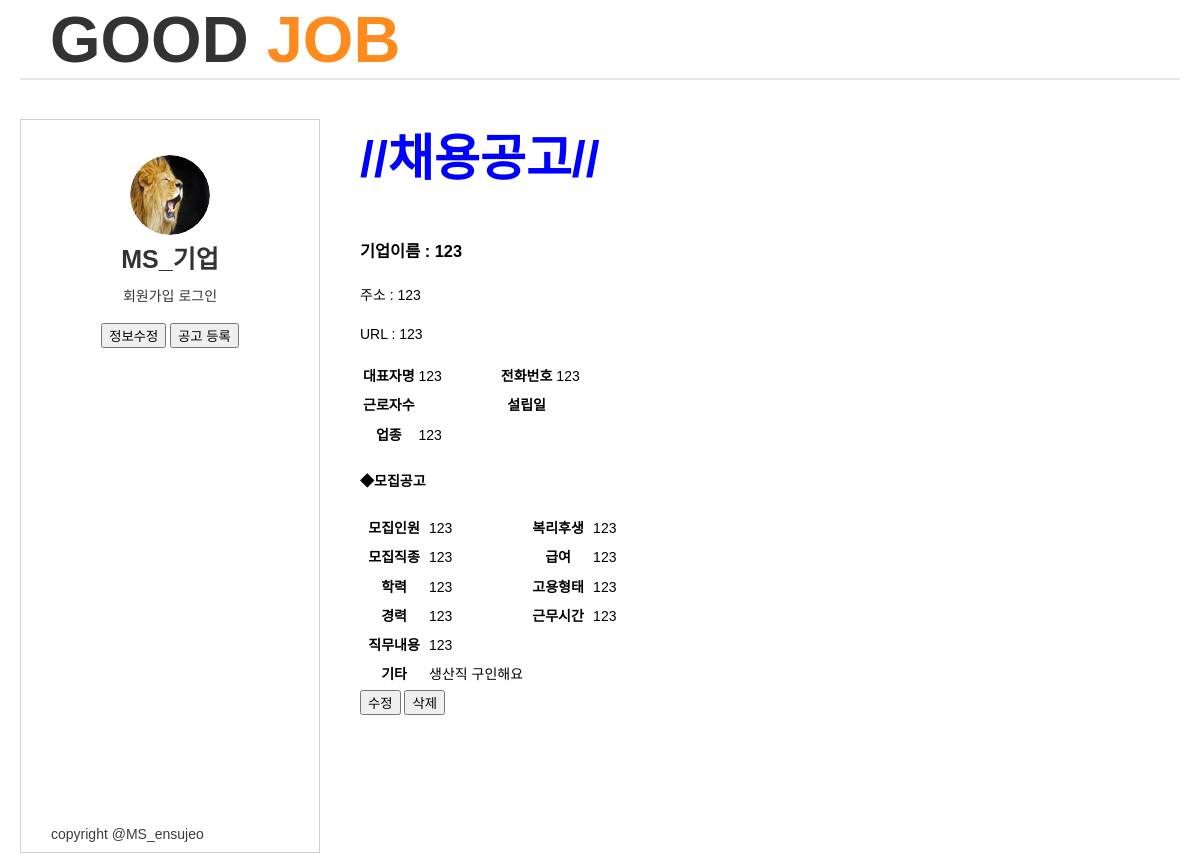
Page /memo/co_detail/11 on the earlier database version.
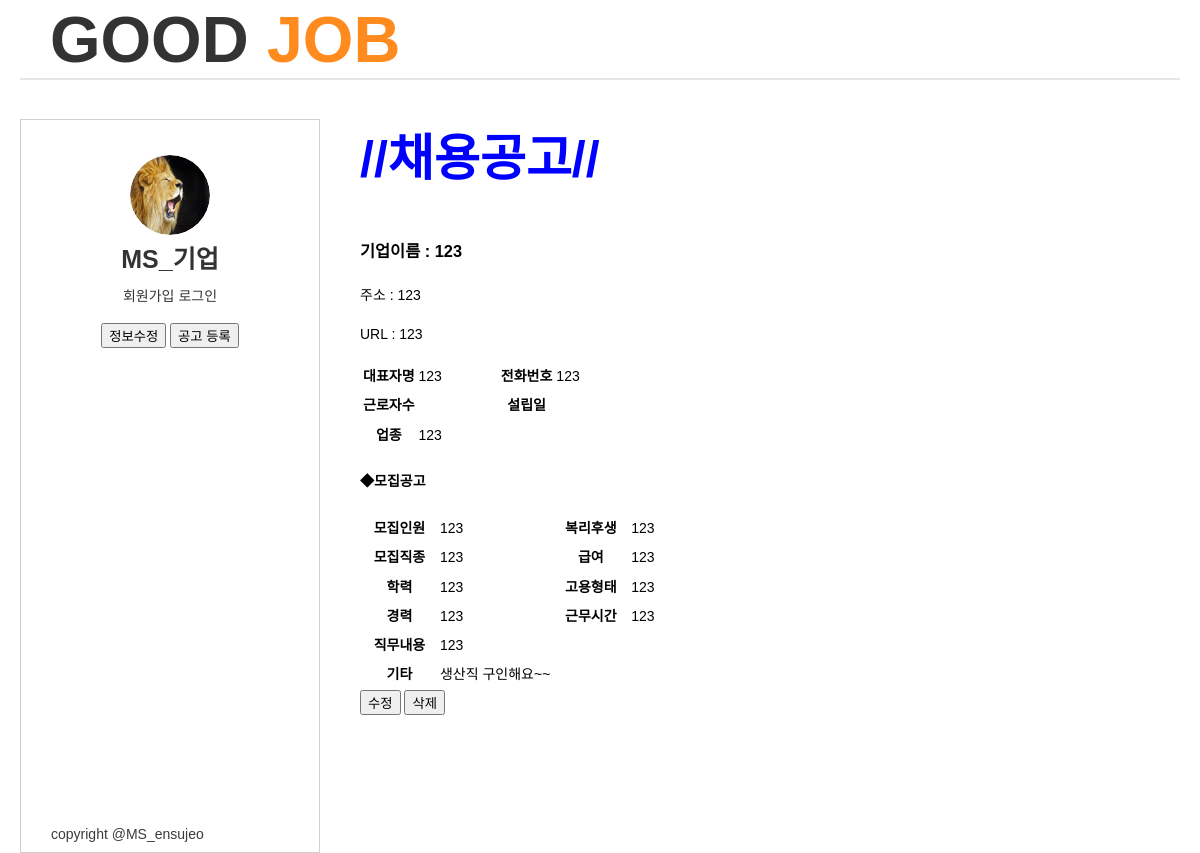
Same page on the later database version.
### memo/models.py (models this page shows, shortened)
class Memo(models.Model):
    company = models.CharField('기업이름',max_length=200)
    address = models.CharField('주소', max_length=200)
    pic = models.ImageField("사진", blank=True)
    URL = models.CharField('URL', max_length=200)
    pic = models.ImageField('기업로고', blank=True)
    representative = models.CharField('대표자명', max_length=200)
    telephone = models.CharField("전화번호", max_length=200)
    business = models.CharField("분야", max_length=200)
    volume = models.CharField("모집인원", max_length=200)
    advantage = models.CharField("복리후생", max_length=200)
    type = models.CharField("직종",max_length=200)
    money = models.CharField("급여",max_length=200)
    grade = models.CharField("학력",max_length=200)
    diversification = models.CharField("고용형태",max_length=200)
    career = models.CharField("경력",max_length=200)
    time = models.CharField("근무시간",max_length=200)
    content = models.CharField("직무내용",max_length=200)
    etc = models.TextField("기타사항",blank=True)
    created_at = models.DateTimeField('생성날짜', auto_now_add=True) #생성될때 픽스됨
    modified_at = models.DateTimeField('수정날짜', auto_now=True)#수정할때마다 바뀜

### memo/views.py (the view)
# urls.py: path('co_detail/<int:co_detail_id>', co_detail, name="co_detail"),
def co_detail(request, co_detail_id):
    context={}
    one_memo = Memo.objects.get(id=co_detail_id) #예를 들면 5번 id 글을 가져오겠다는것
    context['one_memo'] = one_memo
    return render(request, 'co_detail.html', context)

### memo/templates/co_detail.html (shortened to what the changed rows need)
{% extends 'base.html' %}
{% load static %}
{% block extrahead %}
<link rel="stylesheet" href="{% static 'css/co_detail.css' %}">
{% endblock %}
{% block contents %}
    <div calss="container board info_company-group">
        <div class="block">
            <h1 class="Cinfo">
                //채용공고//
            </h1>
        </div>
        <div class="Cinfo_name">
            <h3>기업이름 : {{one_memo.company}}</h3>
            <p>주소 : {{one_memo.address}}</p>
            <p>
                URL : {{one_memo.URL}}
            </p>
            <table class="table">
                <colgroup>
                    <col style="width: 20%;">
                    <col style="width: 30%;">
                    <col style="width: 20%;">
                    <col style="width: 30%;">
                </colgroup>
                <tbody>
                    <tr>
                        <th class="th">대표자명</th>
                        <td>{{one_memo.representative}}</td>
                        <th class="th">전화번호</th>
                        <td>{{one_memo.telephone}}</td>
                    </tr>
                    <tr>
                        <th class="th">근로자수</th>
                        <th class="th">설립일</th>
                    </tr>
                    <tr>
                        <th class="th">업종</th>
                        <td>{{one_memo.business}}</td>
                    </tr>
                </tbody>
            </table>
        </div>
    </div>
    <div class="row">
        <div class='col-md-12'>
            <table class="table">
                <colgroup>
            </colgroup>
            <tbody>
                <tr>
                    <th class="th">모집인원</th>
                    <td>{{one_memo.volume}}</td>
                    <th class="th">복리후생</th>
                    <td>{{one_memo.advantage}}</td>
                </tr>
                <tr>
                    <th class="th">모집직종</th>
                    <td>{{one_memo.type}}</td>
                    <th class="th">급여</th>
                    <td>{{one_memo.money}}</td>
                </tr>
                <tr>
                    <th class="th">학력</th>
                    <td>{{one_memo.grade}}</td>
                    <th class="th">고용형태</th>
                    <td>{{one_memo.diversification}}</td>
                </tr>
                <tr>
                    <th class="th">경력</th>
                    <td>{{one_memo.career}}</td>
                    <th class="th">근무시간</th>
                    <td>{{one_memo.time}}</td>
                </tr>
                <tr>
                    <th class="th">직무내용</th>
                    <td>{{one_memo.content}}</td>
                </tr>
                <tr>
                    <th class="th">기타</th>
                    <td>
                        {{one_memo.etc}}
                    </td>
                </tr>
            </tbody>
            </table>
        </div>
    </div>
{%endblock%}

Differences in the rows shown:
changed Memo: etc "생산직 구인해요" → "생산직 구인해요~~"
